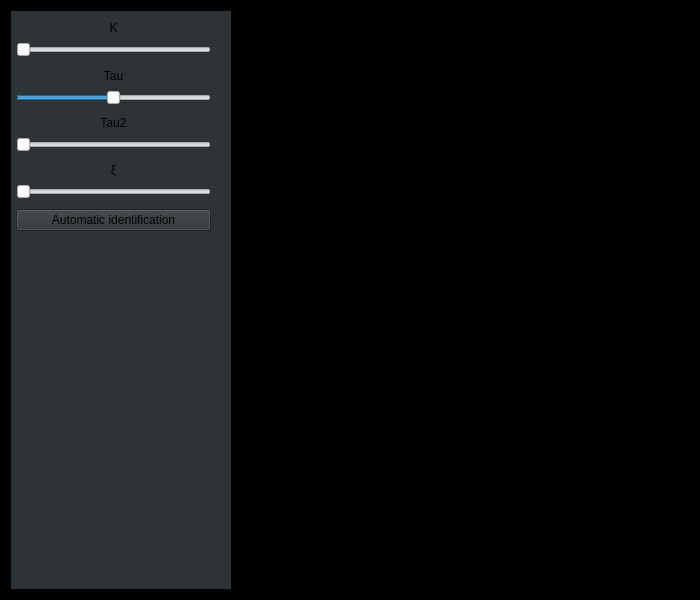
<?xml version="1.0" encoding="UTF-8"?>
<ui version="4.0">
 <class>MainWindow</class>
 <widget class="QMainWindow" name="MainWindow">
  <property name="geometry">
   <rect>
    <x>0</x>
    <y>0</y>
    <width>700</width>
    <height>600</height>
   </rect>
  </property>
  <property name="minimumSize">
   <size>
    <width>700</width>
    <height>600</height>
   </size>
  </property>
  <property name="windowTitle">
   <string>MainWindow</string>
  </property>
  <property name="styleSheet">
   <string notr="true">
#centralWidget{
background: rgb(0, 0, 0);
}
#widget_2{
background-color: rgb(46, 52, 54);
}
#pushButton{
background-color: rgb(46, 52, 54);
}
QFrame{
border: none;
}
</string>
  </property>
  <widget class="QWidget" name="centralWidget">
   <layout class="QGridLayout" name="gridLayout">
    <item row="0" column="0" rowspan="2">
     <layout class="QVBoxLayout" name="verticalLayout">
      <property name="spacing">
       <number>0</number>
      </property>
      <property name="rightMargin">
       <number>9</number>
      </property>
      <item>
       <widget class="QWidget" name="widget_2" native="true">
        <property name="minimumSize">
         <size>
          <width>220</width>
          <height>220</height>
         </size>
        </property>
        <property name="maximumSize">
         <size>
          <width>220</width>
          <height>16777215</height>
         </size>
        </property>
        <property name="styleSheet">
         <string notr="true"/>
        </property>
        <layout class="QVBoxLayout" name="verticalLayout_3">
         <property name="spacing">
          <number>0</number>
         </property>
         <property name="leftMargin">
          <number>0</number>
         </property>
         <property name="topMargin">
          <number>0</number>
         </property>
         <property name="rightMargin">
          <number>0</number>
         </property>
         <property name="bottomMargin">
          <number>0</number>
         </property>
         <item>
          <widget class="QFrame" name="frame_2">
           <property name="minimumSize">
            <size>
             <width>200</width>
             <height>0</height>
            </size>
           </property>
           <property name="maximumSize">
            <size>
             <width>200</width>
             <height>220</height>
            </size>
           </property>
           <property name="frameShape">
            <enum>QFrame::StyledPanel</enum>
           </property>
           <property name="frameShadow">
            <enum>QFrame::Raised</enum>
           </property>
           <layout class="QGridLayout" name="gridLayout_2">
            <property name="leftMargin">
             <number>5</number>
            </property>
            <property name="topMargin">
             <number>9</number>
            </property>
            <property name="rightMargin">
             <number>0</number>
            </property>
            <property name="bottomMargin">
             <number>0</number>
            </property>
            <property name="horizontalSpacing">
             <number>0</number>
            </property>
            <property name="verticalSpacing">
             <number>10</number>
            </property>
            <item row="0" column="0">
             <layout class="QVBoxLayout" name="verticalLayout_2">
              <item>
               <widget class="QLabel" name="label">
                <property name="text">
                 <string>K</string>
                </property>
                <property name="alignment">
                 <set>Qt::AlignCenter</set>
                </property>
               </widget>
              </item>
              <item>
               <widget class="QSlider" name="horizontalSlider">
                <property name="minimum">
                 <number>0</number>
                </property>
                <property name="maximum">
                 <number>50</number>
                </property>
                <property name="orientation">
                 <enum>Qt::Horizontal</enum>
                </property>
               </widget>
              </item>
             </layout>
            </item>
            <item row="1" column="0">
             <layout class="QVBoxLayout" name="verticalLayout_4">
              <item>
               <widget class="QLabel" name="label_2">
                <property name="styleSheet">
                 <string notr="true"/>
                </property>
                <property name="text">
                 <string>Tau</string>
                </property>
                <property name="alignment">
                 <set>Qt::AlignCenter</set>
                </property>
               </widget>
              </item>
              <item>
               <widget class="QSlider" name="horizontalSlider_2">
                <property name="minimum">
                 <number>-50</number>
                </property>
                <property name="maximum">
                 <number>50</number>
                </property>
                <property name="orientation">
                 <enum>Qt::Horizontal</enum>
                </property>
               </widget>
              </item>
             </layout>
            </item>
            <item row="2" column="0">
             <layout class="QVBoxLayout" name="verticalLayout_6">
              <item>
               <widget class="QLabel" name="label_3">
                <property name="styleSheet">
                 <string notr="true"/>
                </property>
                <property name="text">
                 <string>Tau2</string>
                </property>
                <property name="alignment">
                 <set>Qt::AlignCenter</set>
                </property>
               </widget>
              </item>
              <item>
               <widget class="QSlider" name="horizontalSlider_3">
                <property name="minimum">
                 <number>20</number>
                </property>
                <property name="maximum">
                 <number>50</number>
                </property>
                <property name="value">
                 <number>20</number>
                </property>
                <property name="orientation">
                 <enum>Qt::Horizontal</enum>
                </property>
               </widget>
              </item>
             </layout>
            </item>
            <item row="8" column="0">
             <layout class="QVBoxLayout" name="verticalLayout_7">
              <item>
               <widget class="QPushButton" name="pushButton">
                <property name="layoutDirection">
                 <enum>Qt::LeftToRight</enum>
                </property>
                <property name="text">
                 <string>Automatic identification</string>
                </property>
               </widget>
              </item>
             </layout>
            </item>
            <item row="5" column="0">
             <layout class="QVBoxLayout" name="verticalLayout_5">
              <item>
               <widget class="QLabel" name="label_5">
                <property name="text">
                 <string>ξ</string>
                </property>
                <property name="alignment">
                 <set>Qt::AlignCenter</set>
                </property>
               </widget>
              </item>
              <item>
               <widget class="QSlider" name="horizontalSlider_4">
                <property name="orientation">
                 <enum>Qt::Horizontal</enum>
                </property>
               </widget>
              </item>
             </layout>
            </item>
           </layout>
          </widget>
         </item>
         <item>
          <widget class="QFrame" name="frame">
           <property name="minimumSize">
            <size>
             <width>0</width>
             <height>300</height>
            </size>
           </property>
           <property name="styleSheet">
            <string notr="true"/>
           </property>
           <property name="frameShape">
            <enum>QFrame::StyledPanel</enum>
           </property>
           <property name="frameShadow">
            <enum>QFrame::Raised</enum>
           </property>
           <layout class="QVBoxLayout" name="verticalLayout_8">
            <property name="topMargin">
             <number>20</number>
            </property>
            <item>
             <widget class="QLabel" name="label_4">
              <property name="minimumSize">
               <size>
                <width>190</width>
                <height>50</height>
               </size>
              </property>
              <property name="maximumSize">
               <size>
                <width>200</width>
                <height>50</height>
               </size>
              </property>
              <property name="sizeIncrement">
               <size>
                <width>11</width>
                <height>11</height>
               </size>
              </property>
              <property name="text">
               <string/>
              </property>
              <property name="pixmap">
               <pixmap resource="images.qrc">:/system.png</pixmap>
              </property>
              <property name="scaledContents">
               <bool>true</bool>
              </property>
             </widget>
            </item>
            <item>
             <widget class="QFrame" name="frame_4">
              <property name="minimumSize">
               <size>
                <width>0</width>
                <height>200</height>
               </size>
              </property>
              <property name="maximumSize">
               <size>
                <width>16777215</width>
                <height>300</height>
               </size>
              </property>
              <property name="sizeIncrement">
               <size>
                <width>0</width>
                <height>0</height>
               </size>
              </property>
              <property name="frameShape">
               <enum>QFrame::StyledPanel</enum>
              </property>
              <property name="frameShadow">
               <enum>QFrame::Raised</enum>
              </property>
              <layout class="QVBoxLayout" name="verticalLayout_9">
               <property name="spacing">
                <number>0</number>
               </property>
               <property name="leftMargin">
                <number>0</number>
               </property>
               <property name="topMargin">
                <number>0</number>
               </property>
               <property name="rightMargin">
                <number>0</number>
               </property>
               <property name="bottomMargin">
                <number>0</number>
               </property>
               <item>
                <widget class="QLabel" name="k">
                 <property name="maximumSize">
                  <size>
                   <width>16777215</width>
                   <height>20</height>
                  </size>
                 </property>
                 <property name="text">
                  <string/>
                 </property>
                 <property name="alignment">
                  <set>Qt::AlignCenter</set>
                 </property>
                </widget>
               </item>
               <item>
                <widget class="QLabel" name="tau">
                 <property name="maximumSize">
                  <size>
                   <width>16777215</width>
                   <height>20</height>
                  </size>
                 </property>
                 <property name="text">
                  <string/>
                 </property>
                 <property name="alignment">
                  <set>Qt::AlignCenter</set>
                 </property>
                </widget>
               </item>
               <item>
                <widget class="QLabel" name="tau2">
                 <property name="maximumSize">
                  <size>
                   <width>16777215</width>
                   <height>20</height>
                  </size>
                 </property>
                 <property name="text">
                  <string/>
                 </property>
                 <property name="alignment">
                  <set>Qt::AlignCenter</set>
                 </property>
                </widget>
               </item>
               <item>
                <widget class="QLabel" name="tzetta">
                 <property name="maximumSize">
                  <size>
                   <width>16777215</width>
                   <height>20</height>
                  </size>
                 </property>
                 <property name="text">
                  <string/>
                 </property>
                 <property name="alignment">
                  <set>Qt::AlignCenter</set>
                 </property>
                </widget>
               </item>
              </layout>
             </widget>
            </item>
           </layout>
          </widget>
         </item>
        </layout>
       </widget>
      </item>
     </layout>
    </item>
    <item row="0" column="1" rowspan="2">
     <widget class="QCustomPlot" name="widget" native="true">
      <property name="enabled">
       <bool>true</bool>
      </property>
      <property name="minimumSize">
       <size>
        <width>200</width>
        <height>200</height>
       </size>
      </property>
      <property name="styleSheet">
       <string notr="true">height: 100%;</string>
      </property>
     </widget>
    </item>
   </layout>
  </widget>
 </widget>
 <layoutdefault spacing="6" margin="11"/>
 <customwidgets>
  <customwidget>
   <class>QCustomPlot</class>
   <extends>QWidget</extends>
   <header>qcustomplot.h</header>
   <container>1</container>
  </customwidget>
 </customwidgets>
 <resources>
  <include location="images.qrc"/>
 </resources>
 <connections/>
</ui>
